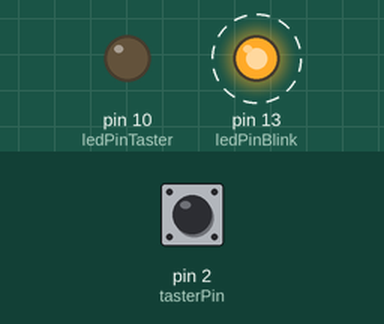
Bench run of a sketch on a simulated Arduino Uno, built with avr-gcc and run on an emulated ATmega328P. On the bench: output pins drawn as LEDs (lit = HIGH). Dashed ring = blinking. Inputs (shaded band) come from the test bench; at power-on: pin 2 (tasterPin) LOW.

Above: at 1.2 s.
1.3 s: pin 2 (tasterPin) pulled HIGH for 0.15 s
At 3.4 s:
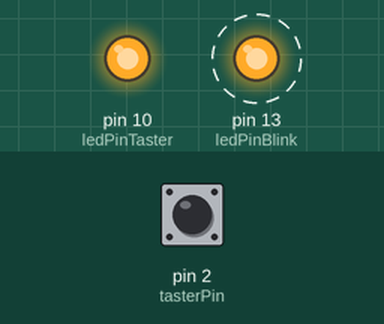
4.4 s: pin 2 (tasterPin) pulled HIGH for 1 s
At 6.8 s:
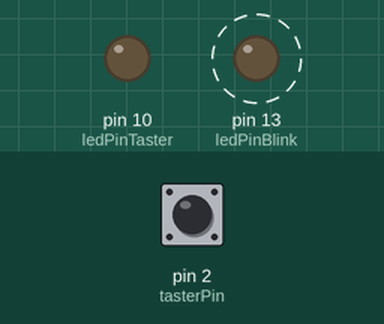
8.4 s: pin 2 (tasterPin) pulled HIGH for 3.2 s
At 10.8 s:
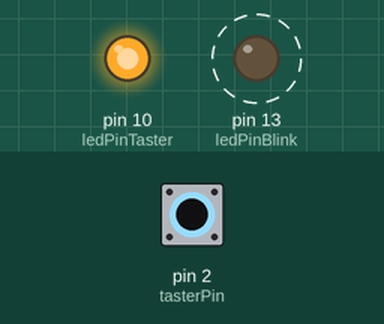
Timing chart, 0 to 20.6 s (numbered marks = the images above; inputs shaded):
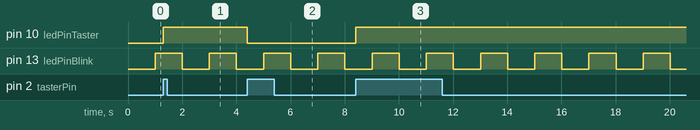

The sketch:

LED_Blink_und_Taster_toggle_LED.ino
```cpp
/*  LED und Taster
    Tastendruck schaltet LED ein, nächster Tastendruck schaltet wieder aus --> TOGGELN, zusätzlich blinkt eine LED */

int ledPinBlink = 13;      // An Pin 13 wird die blinkende LED angeschlossen
                           // Name "ledPinBlink" vergeben, damit die SW besser lesbar ist
int ledPinTaster = 10;     // An Pin 10 wird die Taster LED angeschlossen
int tasterPin = 2;         // An Pin 2 wird der Taster angeschlossen
int tasterStatus;          // Variable zur Aufnahme des Tasterstatus
int tasterStatusOld;       // Variable zur Aufnahme des vorigen Tasterstatus
int interval = 1000;       // Intervallzeit (1 Sek aus, 1 Sek an == 2 Sekunden)
unsigned long alteZeit;    // Zeit-Variable
int ledStatusBlink = LOW;  // Statusvariable für die Blink-LED
int ledStatusTaster = LOW; // Statusvariable für die Blink-LED

void setup()   // die "setup" Funktion muss einmal in jedem Programm stehen und wird beim Start einmal durchlaufen:
{
  pinMode(ledPinBlink, OUTPUT);      // mit der Funktion "pinMode" wird der Pin "led" als Ausgang definiert
  pinMode(ledPinTaster, OUTPUT);     // mit der Funktion "pinMode" wird der Pin "led" als Ausgang definiert
  pinMode(tasterPin, INPUT);         // "TasterPin"  als Eingang definieren
  alteZeit = millis();                   // jetzigen Zeitstempel merken
}  // fkt setup

// die "loop" routine muss auch einmal im Programm stehen, wird aber immer wieder von vorne durchlaufen
// eine sogenannte Endlos-Schleife:
void loop()
{
  // Blink-LED über Intervallsteuerung blinken lassen
  if((millis() - alteZeit) > interval)
  {
    alteZeit = millis();
    ledStatusBlink = !ledStatusBlink;           // Toggeln ledStatus, "!" invertiert, LOW --> HIGH; HIGH --> LOW
    digitalWrite(ledPinBlink, ledStatusBlink);  // LED je nach ledStatus ein- od. ausschalten, d.h. "Toggeln" LED
  } // if

  // Taster Status abfragen
  tasterStatus = digitalRead(tasterPin);    // Fkt. liest den Zustand des digitalen Pins ein
  if ((tasterStatus == HIGH) && (tasterStatusOld == LOW)) // Taster mit "Pull-Down" --> HIGH dann ist Taster gedrückt
  {                                                    // alter Zustand "LOW", aktueller Zustand "HIGH" -->  Flanke
    ledStatusTaster = !ledStatusTaster;                // Toggeln Taster Status, "!" invert., LOW --> HIGH; HIGH --> LOW
    digitalWrite(ledPinTaster, ledStatusTaster);       // LED je nach Tasterstatus ein- od. ausschalten, d.h. "Toggeln" LED
  }
  tasterStatusOld = tasterStatus;                      // Aktueller tasterStatus speichern bevor wieder neu abgefragt wird
} // fkt loop
```

Measured:
- after the input at 1.3 s, pin 10 (ledPinTaster): LOW → HIGH at once
- after the input at 4.4 s, pin 10 (ledPinTaster): HIGH → LOW at once
- after the input at 8.4 s, pin 10 (ledPinTaster): LOW → HIGH at once
- by itself, pin 13 (ledPinBlink): alternates HIGH for 1.0 s and LOW for 1.0 s
